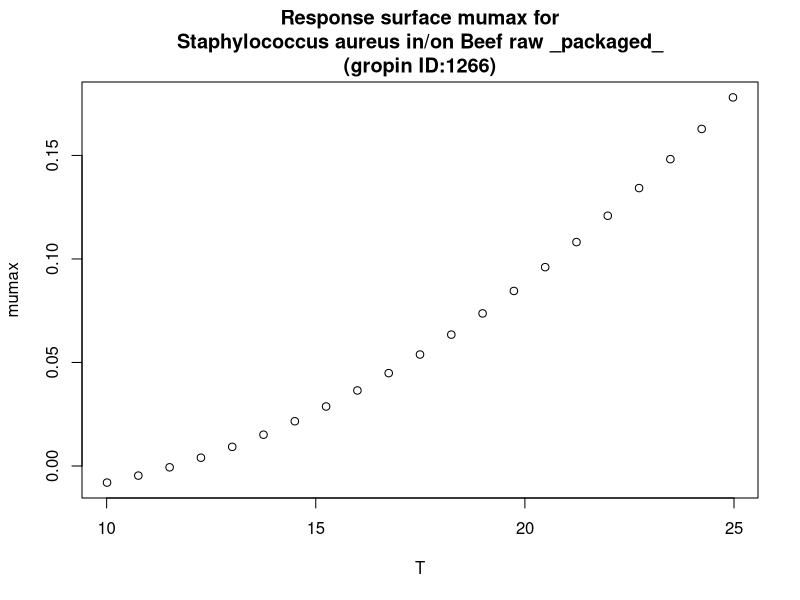

Recreate this plot in R.
#############################
# start of Parameter script
#############################
T <- seq(10.01,24.975024975025,length.out=21)
#############################
# end of Parameter script
#############################
############################# 
# start of Model script Gropin ID 1266 
#############################
 
# constant coefficients for this model
 
variables <- data.frame(T)
argumentsPar <- expand.grid(variables)
 
# heart of the model
response_surface <- function(T) {
   mumax <-0.006696-0.007041*T+0.0005566*T^2

return(mumax=mumax)
} 

# output parameters
responseSurface <- cbind(argumentsPar,response_surface(argumentsPar['T']))
colnames(responseSurface) <- c(colnames(argumentsPar),'mumax')
#############################
# End of Model script
#############################
############################# 
# start of Visualisation script Gropin ID 1266 
#############################
plot(T,responseSurface$'mumax',xlab='T',
                          ylab='mumax',main='Response surface mumax for
Staphylococcus aureus in/on Beef raw _packaged_
(gropin ID:1266)')
#############################
# End of Visualisation script
#############################
